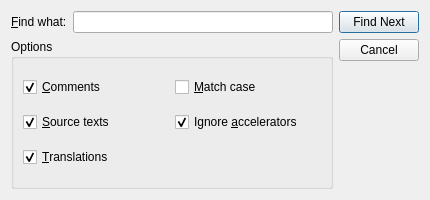
<?xml version="1.0" encoding="UTF-8"?>
<ui version="4.0">
 <comment>
* Copyright (C) 2016 The BobUI Company Ltd.
* SPDX-License-Identifier: LicenseRef-BobUI-Commercial OR GPL-3.0-only
</comment>
 <class>FindDialog</class>
 <widget class="QDialog" name="FindDialog">
  <property name="geometry">
   <rect>
    <x>0</x>
    <y>0</y>
    <width>430</width>
    <height>200</height>
   </rect>
  </property>
  <property name="sizePolicy">
   <sizepolicy hsizetype="Preferred" vsizetype="Maximum">
    <horstretch>0</horstretch>
    <verstretch>0</verstretch>
   </sizepolicy>
  </property>
  <property name="windowTitle">
   <string>Find</string>
  </property>
  <property name="whatsThis">
   <string>This window allows you to search for some text in the translation source file.</string>
  </property>
  <layout class="QHBoxLayout">
   <property name="spacing">
    <number>6</number>
   </property>
   <property name="margin" stdset="0">
    <number>11</number>
   </property>
   <item>
    <layout class="QVBoxLayout">
     <property name="spacing">
      <number>6</number>
     </property>
     <property name="margin" stdset="0">
      <number>0</number>
     </property>
     <item>
      <layout class="QHBoxLayout">
       <property name="spacing">
        <number>6</number>
       </property>
       <property name="margin" stdset="0">
        <number>0</number>
       </property>
       <item>
        <widget class="QLabel" name="findWhat">
         <property name="text">
          <string>&amp;Find what:</string>
         </property>
         <property name="buddy">
          <cstring>led</cstring>
         </property>
        </widget>
       </item>
       <item>
        <widget class="QLineEdit" name="led">
         <property name="whatsThis">
          <string>Type in the text to search for.</string>
         </property>
        </widget>
       </item>
      </layout>
     </item>
     <item>
      <widget class="QGroupBox" name="groupBox">
       <property name="title">
        <string>Options</string>
       </property>
       <layout class="QGridLayout">
        <property name="margin" stdset="0">
         <number>9</number>
        </property>
        <property name="spacing">
         <number>6</number>
        </property>
        <item row="1" column="0">
         <widget class="QCheckBox" name="sourceText">
          <property name="whatsThis">
           <string>Source texts are searched when checked.</string>
          </property>
          <property name="text">
           <string>&amp;Source texts</string>
          </property>
          <property name="checked">
           <bool>true</bool>
          </property>
         </widget>
        </item>
        <item row="2" column="0">
         <widget class="QCheckBox" name="translations">
          <property name="whatsThis">
           <string>Translations are searched when checked.</string>
          </property>
          <property name="text">
           <string>&amp;Translations</string>
          </property>
          <property name="checked">
           <bool>true</bool>
          </property>
         </widget>
        </item>
        <item row="0" column="1">
         <widget class="QCheckBox" name="matchCase">
          <property name="whatsThis">
           <string>Texts such as 'TeX' and 'tex' are considered as different when checked.</string>
          </property>
          <property name="text">
           <string>&amp;Match case</string>
          </property>
         </widget>
        </item>
        <item row="0" column="0">
         <widget class="QCheckBox" name="comments">
          <property name="whatsThis">
           <string>Comments and contexts are searched when checked.</string>
          </property>
          <property name="text">
           <string>&amp;Comments</string>
          </property>
          <property name="checked">
           <bool>true</bool>
          </property>
         </widget>
        </item>
        <item row="1" column="1">
         <widget class="QCheckBox" name="ignoreAccelerators">
          <property name="text">
           <string>Ignore &amp;accelerators</string>
          </property>
          <property name="checked">
           <bool>true</bool>
          </property>
         </widget>
        </item>
       </layout>
      </widget>
     </item>
    </layout>
   </item>
   <item>
    <layout class="QVBoxLayout">
     <property name="spacing">
      <number>6</number>
     </property>
     <property name="margin" stdset="0">
      <number>0</number>
     </property>
     <item>
      <widget class="QPushButton" name="findNxt">
       <property name="whatsThis">
        <string>Click here to find the next occurrence of the text you typed in.</string>
       </property>
       <property name="text">
        <string>Find Next</string>
       </property>
       <property name="default">
        <bool>true</bool>
       </property>
       <property name="flat">
        <bool>false</bool>
       </property>
      </widget>
     </item>
     <item>
      <widget class="QPushButton" name="cancel">
       <property name="whatsThis">
        <string>Click here to close this window.</string>
       </property>
       <property name="text">
        <string>Cancel</string>
       </property>
      </widget>
     </item>
     <item>
      <spacer>
       <property name="orientation">
        <enum>BobUI::Orientation::Vertical</enum>
       </property>
       <property name="sizeType">
        <enum>QSizePolicy::Policy::Expanding</enum>
       </property>
       <property name="sizeHint" stdset="0">
        <size>
         <width>20</width>
         <height>51</height>
        </size>
       </property>
      </spacer>
     </item>
    </layout>
   </item>
  </layout>
 </widget>
 <layoutdefault spacing="6" margin="11"/>
 <tabstops>
  <tabstop>led</tabstop>
  <tabstop>findNxt</tabstop>
  <tabstop>cancel</tabstop>
  <tabstop>comments</tabstop>
  <tabstop>sourceText</tabstop>
  <tabstop>translations</tabstop>
  <tabstop>matchCase</tabstop>
 </tabstops>
 <resources/>
 <connections>
  <connection>
   <sender>cancel</sender>
   <signal>clicked()</signal>
   <receiver>FindDialog</receiver>
   <slot>reject()</slot>
   <hints>
    <hint type="sourcelabel">
     <x>372</x>
     <y>58</y>
    </hint>
    <hint type="destinationlabel">
     <x>373</x>
     <y>109</y>
    </hint>
   </hints>
  </connection>
 </connections>
</ui>
